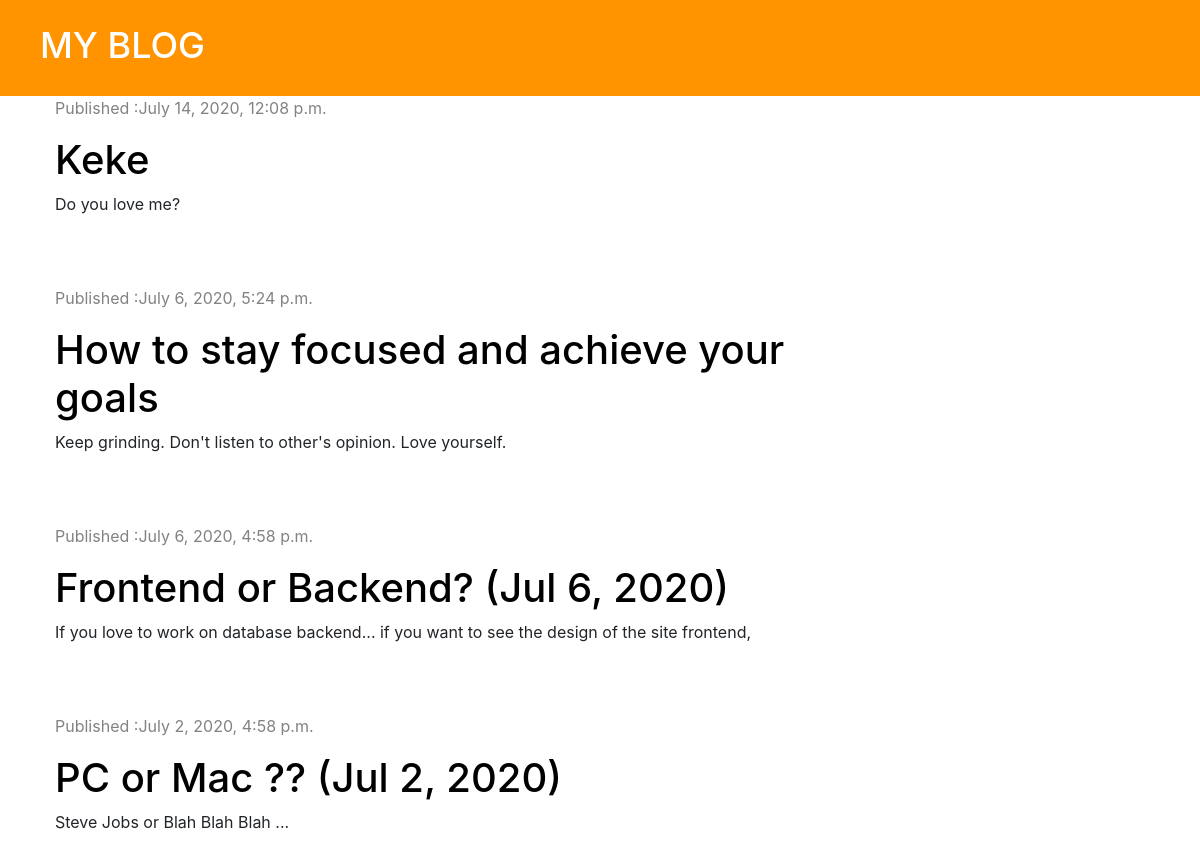
Before: / with the older database file.
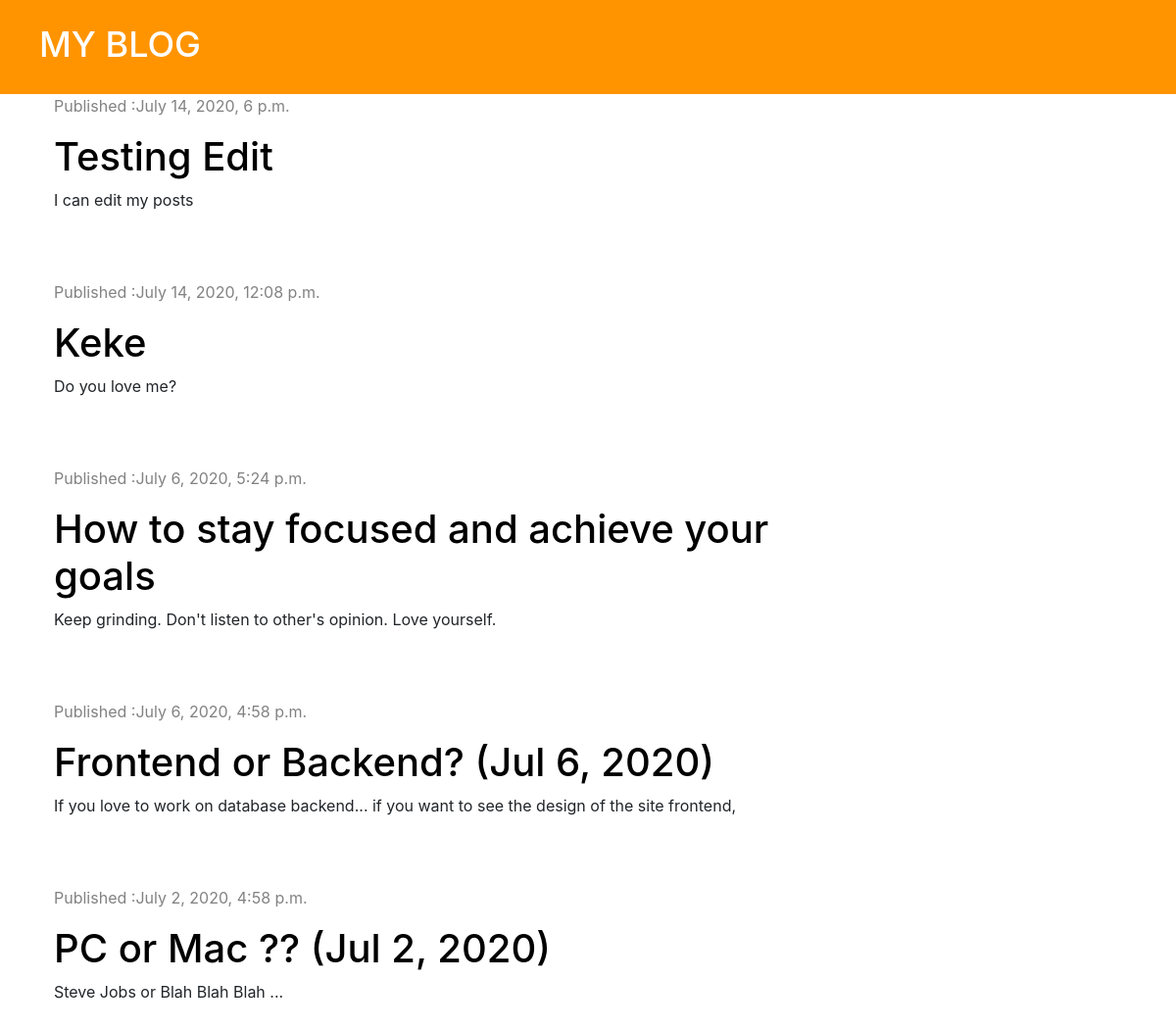
After: the same page with the newer database file.
### blog/models.py (models this page shows, shortened)
class Post(models.Model):
    author = models.ForeignKey('auth.User', on_delete= models.CASCADE)
    title =  models.CharField(max_length = 200)
    text = models. TextField(  )
    created_date = models.DateTimeField(default= timezone.now)
    published_date = models.DateTimeField(blank = True, null=True)

### blog/views.py (the view)
# urls.py: path('', views.post_list, name='post_list'),
def post_list(request):
    posts= Post.objects.filter(published_date__lte=timezone.now()).order_by('-published_date')
    stuff_for_frontend = {'posts': posts}
    return render(request, 'blog/post_list.html', stuff_for_frontend)

### blog/templates/blog/post_list.html
{% extends 'blog/base.html' %}
{% block content %}
    {% for post in posts %}
    <div class="post">
        <div class="date">
            <p> Published :{{post.published_date}}</p>
        </div>
        <h1><a href="{% url 'post_detail' pk=post.pk %}">{{ post.title}}</a></h1>
        <p>{{post.text | linebreaksbr}}</p>
    </div>
    {% endfor %}
{% endblock %}

Changed rows visible on the page:
added Post: published_date "July 14, 2020, 6 p.m.", title "Testing Edit", text "I can edit my posts"
